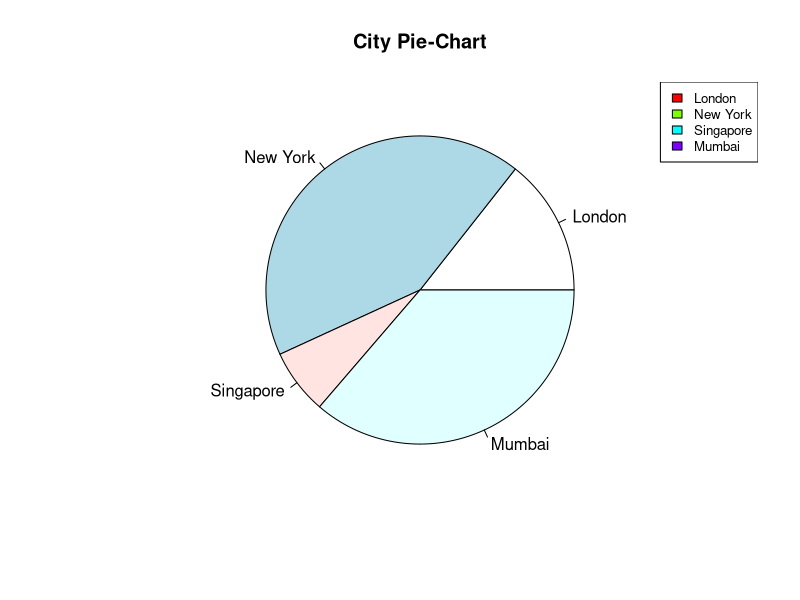

The R script that drew this image:

input_vector <- c(21, 62, 10, 53)
labels <- c("London", "New York", "Singapore", "Mumbai")
pie(input_vector, labels = labels, main = "City Pie-Chart")
legend("topright", legend = labels, fill = rainbow(length(labels)), cex = 0.8)

